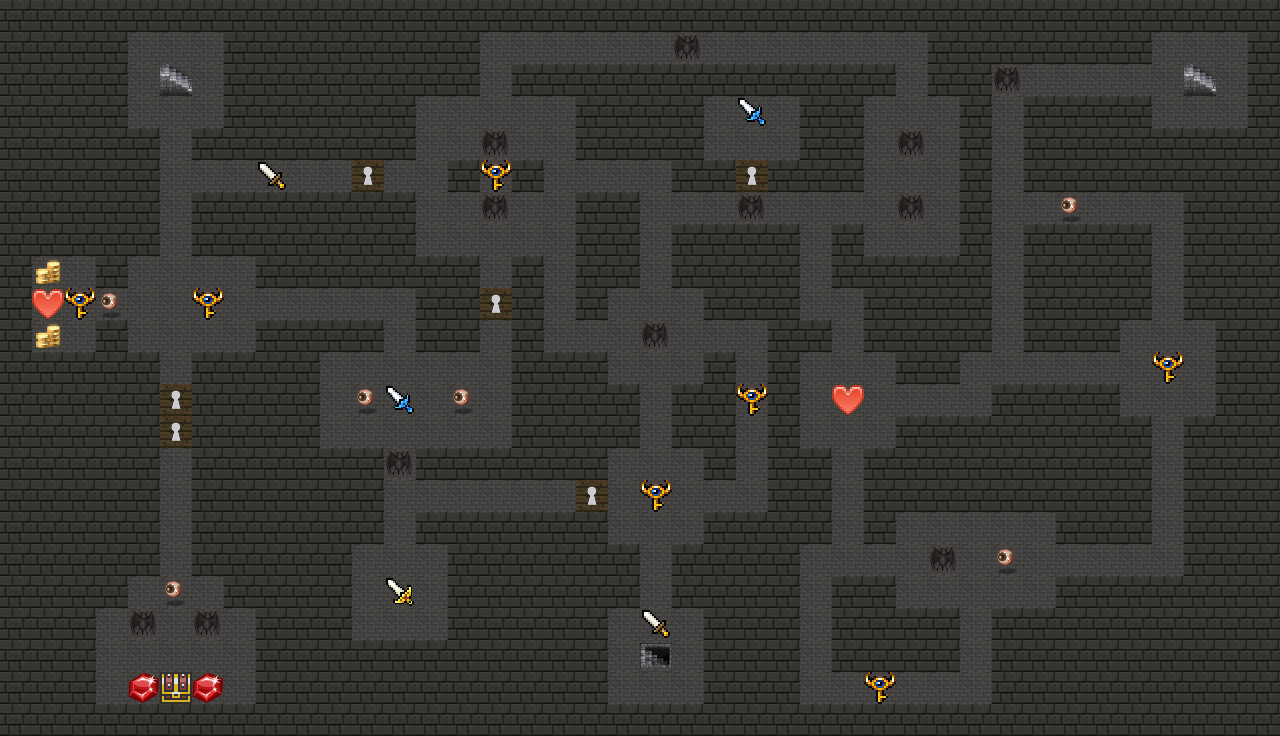

A 2D game scene composited from a Tiled map and its tileset images. What follows is a short description and the map's XML, with each tile layer's data collapsed to a summary:
An orthogonal 40x23 tile map with 32x32 px tiles, 2 tile layers (Sol, Block), 1 hidden layer not drawn.

<map version="1.0" orientation="orthogonal" renderorder="right-down" width="40" height="23" tilewidth="32" tileheight="32" nextobjectid="1">
 <properties>
  <property name="musique" value="" />
 </properties>
 <tileset firstgid="1" name="tileset" tilewidth="32" tileheight="32">
  <image source="tileset.png" width="320" height="96" />
 </tileset>
 <layer name="Sol" width="40" height="23">
  <data>[920 cells, 920 non-empty, 3 distinct tile ids]</data>
 </layer>
 <layer name="Block" width="40" height="23">
  <data>[920 cells, 920 non-empty, 13 distinct tile ids]</data>
 </layer>
 <layer name="Fog" width="40" height="23" visible="0" opacity="0.67">
  <data>[920 cells, 920 non-empty, 2 distinct tile ids]</data>
 </layer>
</map>
